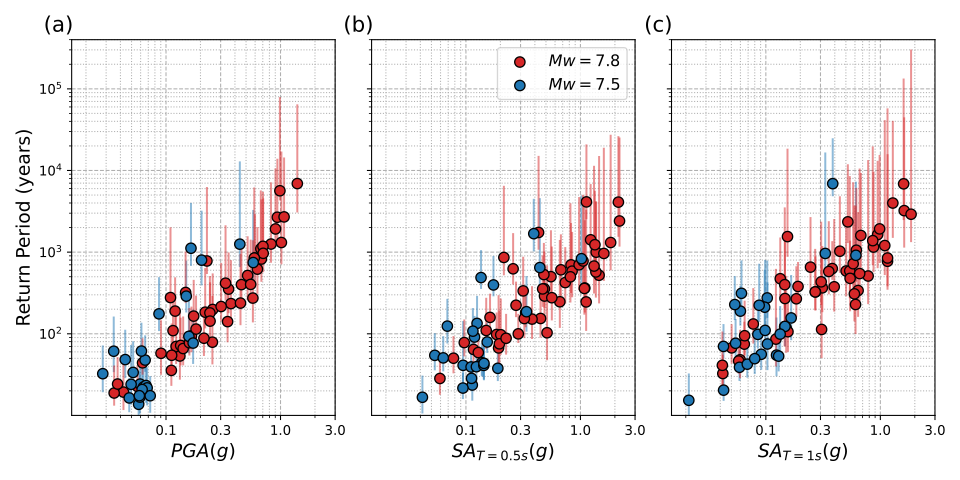

Generate this figure with Python:
import pandas as pd
import matplotlib.pyplot as plt
plt.interactive(True)


df_pazarcik = pd.read_csv("figure_10/return_periods_pazarcik.csv").sort_values(by="Station ID")
df_elbistan = pd.read_csv("figure_10/return_periods_elbistan.csv").sort_values(by="Station ID")

df_pazarcik_16 = pd.read_csv("figure_10/return_periods_pazarcik_16.csv").sort_values(by="Station ID")
df_elbistan_16 = pd.read_csv("figure_10/return_periods_elbistan_16.csv").sort_values(by="Station ID")
df_pazarcik_84 = pd.read_csv("figure_10/return_periods_pazarcik_84.csv").sort_values(by="Station ID")
df_elbistan_84 = pd.read_csv("figure_10/return_periods_elbistan_84.csv").sort_values(by="Station ID")

resp_spec_pazarcik = pd.read_csv("figure_10/sa_vals_pazarcik.csv")
filt_pazarcik = [st in list(df_pazarcik["Station ID"].astype(str)) for st in list(resp_spec_pazarcik["Station ID"].astype(str))]
resp_spec_pazarcik = resp_spec_pazarcik[filt_pazarcik].sort_values(by="Station ID")

resp_spec_elbistan = pd.read_csv("figure_10/sa_vals_elbistan.csv")
filt_elbistan = [st in list(df_elbistan["Station ID"].astype(str)) for st in list(resp_spec_elbistan["Station ID"].astype(str))]
resp_spec_elbistan = resp_spec_elbistan[filt_elbistan].sort_values(by="Station ID")


fig, axs = plt.subplots(1, 3, sharey=True, figsize=(10, 5))

axs[0].scatter(resp_spec_pazarcik["PGA"], df_pazarcik["PGA"], ec="black", fc="tab:red", zorder=99, s=60, label="Mw=7.8")
axs[0].scatter(resp_spec_elbistan["PGA"], df_elbistan["PGA"], ec="black", fc="tab:blue", zorder=99, s=60, label="Mw=7.5")

axs[1].scatter(resp_spec_pazarcik["SA(0.5)"], df_pazarcik["SA(0.5)"], ec="black", fc="tab:red", zorder=99, s=60, label="$Mw=7.8$")
axs[1].scatter(resp_spec_elbistan["SA(0.5)"], df_elbistan["SA(0.5)"], ec="black", fc="tab:blue", zorder=99, s=60, label="$Mw=7.5$")

axs[2].scatter(resp_spec_pazarcik["SA(1.0)"], df_pazarcik["SA(1.0)"], ec="black", fc="tab:red", zorder=99, s=60, label="Mw=7.8")
axs[2].scatter(resp_spec_elbistan["SA(1.0)"], df_elbistan["SA(1.0)"], ec="black", fc="tab:blue", zorder=99, s=60, label="Mw=7.5")


for st in df_elbistan_16['Station ID']:
    pga = float(resp_spec_elbistan[resp_spec_elbistan['Station ID'] == st]['PGA'])
    low_pga = float(df_elbistan_16[df_elbistan_16['Station ID'] == st]["PGA"])
    high_pga = float(df_elbistan_84[df_elbistan_84['Station ID'] == st]["PGA"])
    axs[0].plot([pga, pga], [low_pga, high_pga], color='tab:blue', alpha=0.5)

    sa0p5 = float(resp_spec_elbistan[resp_spec_elbistan['Station ID'] == st]['SA(0.5)'])
    low_sa0p5 = float(df_elbistan_16[df_elbistan_16['Station ID'] == st]["SA(0.5)"])
    high_sa0p5 = float(df_elbistan_84[df_elbistan_84['Station ID'] == st]["SA(0.5)"])
    axs[1].plot([sa0p5, sa0p5], [low_sa0p5, high_sa0p5], color='tab:blue', alpha=0.5)

    sa1p0 = float(resp_spec_elbistan[resp_spec_elbistan['Station ID'] == st]['SA(1.0)'])
    low_sa1p0 = float(df_elbistan_16[df_elbistan_16['Station ID'] == st]["SA(1.0)"])
    high_sa1p0 = float(df_elbistan_84[df_elbistan_84['Station ID'] == st]["SA(1.0)"])
    axs[2].plot([sa1p0, sa1p0], [low_sa1p0, high_sa1p0], color='tab:blue', alpha=0.5)

for st in df_pazarcik_16['Station ID']:
    pga = float(resp_spec_pazarcik[resp_spec_pazarcik['Station ID'] == st]['PGA'])
    low_pga = float(df_pazarcik_16[df_pazarcik_16['Station ID'] == st]["PGA"])
    high_pga = float(df_pazarcik_84[df_pazarcik_84['Station ID'] == st]["PGA"])
    axs[0].plot([pga, pga], [low_pga, high_pga], color='tab:red', alpha=0.5)

    sa0p5 = float(resp_spec_pazarcik[resp_spec_pazarcik['Station ID'] == st]['SA(0.5)'])
    low_sa0p5 = float(df_pazarcik_16[df_pazarcik_16['Station ID'] == st]["SA(0.5)"])
    high_sa0p5 = float(df_pazarcik_84[df_pazarcik_84['Station ID'] == st]["SA(0.5)"])
    axs[1].plot([sa0p5, sa0p5], [low_sa0p5, high_sa0p5], color='tab:red', alpha=0.5)

    sa1p0 = float(resp_spec_pazarcik[resp_spec_pazarcik['Station ID'] == st]['SA(1.0)'])
    low_sa1p0 = float(df_pazarcik_16[df_pazarcik_16['Station ID'] == st]["SA(1.0)"])
    high_sa1p0 = float(df_pazarcik_84[df_pazarcik_84['Station ID'] == st]["SA(1.0)"])
    axs[2].plot([sa1p0, sa1p0], [low_sa1p0, high_sa1p0], color='tab:red', alpha=0.5)

for i, ax in enumerate(axs):
    ax.set_xscale("log")
    ax.set_yscale("log")
    ax.set_xlabel(["$PGA(g)$", "$SA_{T=0.5s}(g)$", "$SA_{T=1s}(g)$"][i], fontsize=14)
    ax.set_title(["(a)", "(b)", "(c)"][i], x=-0.05, fontsize=16)
    ax.set_xlim(left=0.015, right=3)
    ax.set_ylim(bottom=10, top=4e5)
    ax.grid(which="major", ls="dashed")
    ax.grid(which="minor", ls="dotted")
    ax.set_xticks([0.1, 0.3, 1, 3])
    ax.set_xticklabels(["0.1", "0.3", "1.0", "3.0"])
    ax.set_yticks([100, 1000, 10000, 100000])

axs[0].set_ylabel("Return Period (years)", fontsize=14)
axs[1].legend(prop=dict(size=12))

plt.tight_layout()
plt.savefig("figure_10/fig_10.svg")

